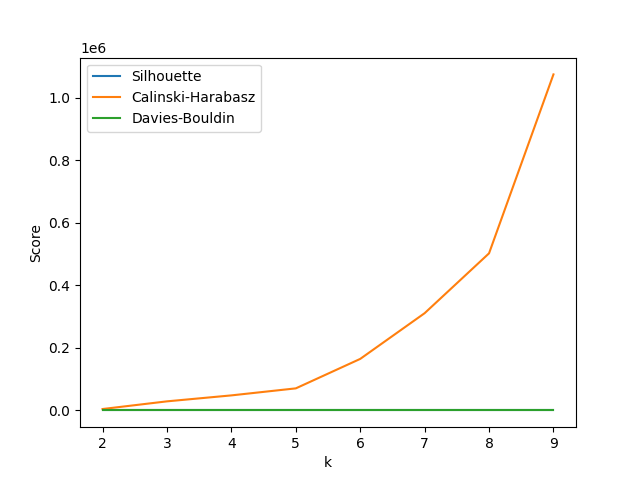

Source code (Python):
import pandas as pd
import matplotlib.pyplot as plt
from sklearn.cluster import KMeans
from sklearn.metrics import silhouette_score, calinski_harabasz_score, davies_bouldin_score

df = pd.read_excel("lab_5_dataset.xlsx")
target_col = 'failure' if 'failure' in df.columns else df.columns[-1]
X = df.drop(columns=[target_col])

k_values = range(2, 10)
sil_scores, ch_scores, db_scores = [], [], []

for k in k_values:
    km = KMeans(n_clusters=k, random_state=42, n_init="auto").fit(X)
    sil_scores.append(silhouette_score(X, km.labels_))
    ch_scores.append(calinski_harabasz_score(X, km.labels_))
    db_scores.append(davies_bouldin_score(X, km.labels_))

plt.plot(k_values, sil_scores, label="Silhouette")
plt.plot(k_values, ch_scores, label="Calinski-Harabasz")
plt.plot(k_values, db_scores, label="Davies-Bouldin")
plt.xlabel("k")
plt.ylabel("Score")
plt.legend()
plt.savefig("A6.png")
print("Completed")